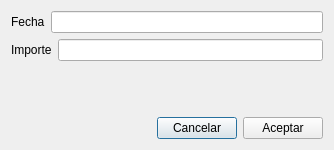
<?xml version="1.0" encoding="UTF-8"?>
<ui version="4.0">
 <class>DialogAgregarPago</class>
 <widget class="QDialog" name="DialogAgregarPago">
  <property name="geometry">
   <rect>
    <x>0</x>
    <y>0</y>
    <width>334</width>
    <height>150</height>
   </rect>
  </property>
  <property name="windowTitle">
   <string>Dialog</string>
  </property>
  <layout class="QVBoxLayout" name="verticalLayout">
   <item>
    <layout class="QHBoxLayout" name="horizontalLayout_2">
     <item>
      <widget class="QLabel" name="label">
       <property name="text">
        <string>Fecha</string>
       </property>
      </widget>
     </item>
     <item>
      <widget class="QLineEdit" name="lineEditFecha"/>
     </item>
    </layout>
   </item>
   <item>
    <layout class="QHBoxLayout" name="horizontalLayout">
     <item>
      <widget class="QLabel" name="label_2">
       <property name="text">
        <string>Importe</string>
       </property>
      </widget>
     </item>
     <item>
      <widget class="QLineEdit" name="lineEditImporte"/>
     </item>
    </layout>
   </item>
   <item>
    <spacer name="verticalSpacer">
     <property name="orientation">
      <enum>Qt::Vertical</enum>
     </property>
     <property name="sizeHint" stdset="0">
      <size>
       <width>20</width>
       <height>26</height>
      </size>
     </property>
    </spacer>
   </item>
   <item>
    <layout class="QHBoxLayout" name="horizontalLayout_3">
     <item>
      <spacer name="horizontalSpacer">
       <property name="orientation">
        <enum>Qt::Horizontal</enum>
       </property>
       <property name="sizeHint" stdset="0">
        <size>
         <width>40</width>
         <height>20</height>
        </size>
       </property>
      </spacer>
     </item>
     <item>
      <widget class="QPushButton" name="pushButtonCancelar">
       <property name="text">
        <string>Cancelar</string>
       </property>
      </widget>
     </item>
     <item>
      <widget class="QPushButton" name="pushButtonAceptar">
       <property name="text">
        <string>Aceptar</string>
       </property>
      </widget>
     </item>
    </layout>
   </item>
  </layout>
 </widget>
 <resources/>
 <connections/>
</ui>
